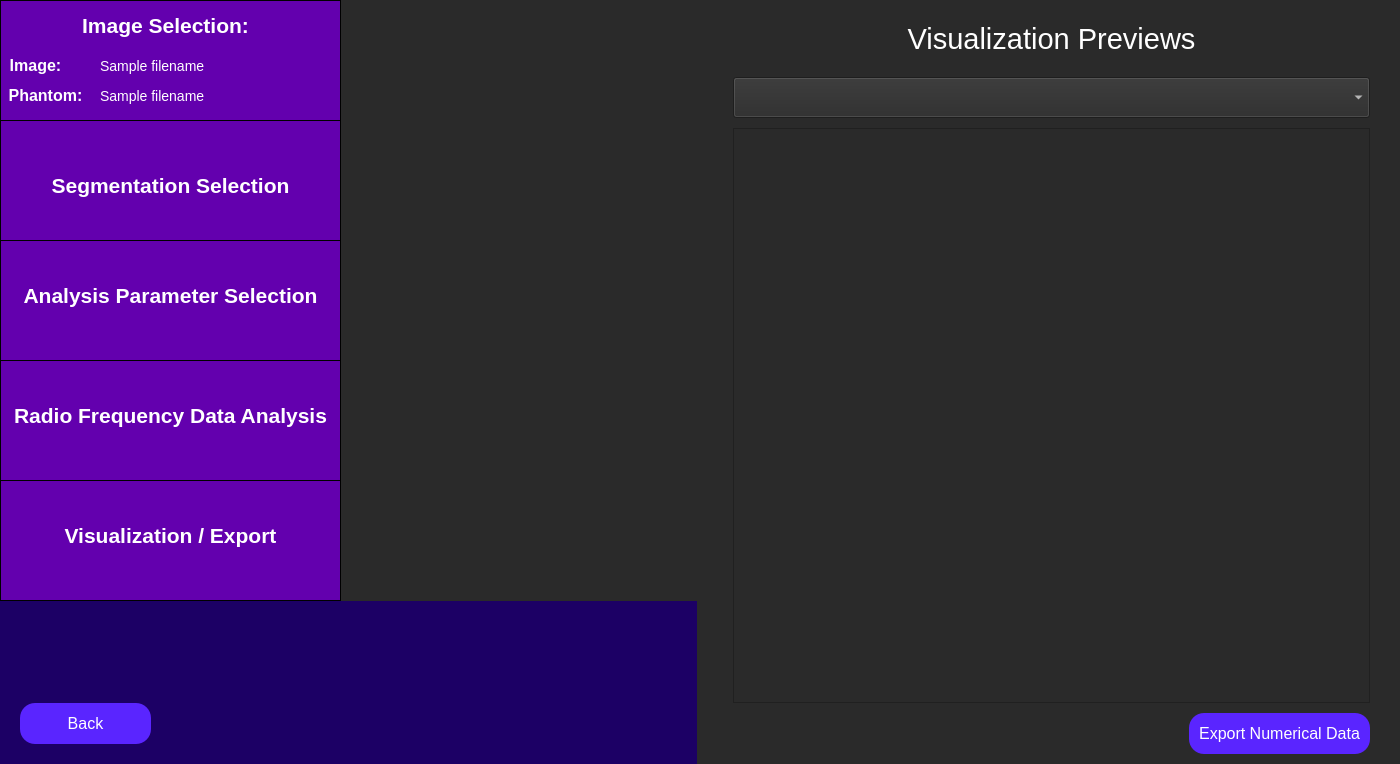
<?xml version="1.0" encoding="UTF-8"?>
<ui version="4.0">
 <class>visualization_preview_2d</class>
 <widget class="QWidget" name="visualization_preview_2d">
  <property name="geometry">
   <rect>
    <x>0</x>
    <y>0</y>
    <width>1400</width>
    <height>764</height>
   </rect>
  </property>
  <property name="minimumSize">
   <size>
    <width>1400</width>
    <height>662</height>
   </size>
  </property>
  <property name="windowTitle">
   <string>Select Region of Interest</string>
  </property>
  <property name="styleSheet">
   <string notr="true">QWidget {
	background: rgb(42, 42, 42);
}</string>
  </property>
  <layout class="QVBoxLayout" name="main_layout">
   <property name="leftMargin">
    <number>0</number>
   </property>
   <property name="topMargin">
    <number>0</number>
   </property>
   <property name="rightMargin">
    <number>0</number>
   </property>
   <property name="bottomMargin">
    <number>0</number>
   </property>
   <item>
    <layout class="QHBoxLayout" name="full_screen_layout" stretch="0,0">
     <item>
      <layout class="QVBoxLayout" name="side_bar_layout" stretch="0,0">
       <property name="spacing">
        <number>0</number>
       </property>
       <property name="sizeConstraint">
        <enum>QLayout::SetMaximumSize</enum>
       </property>
       <item>
        <widget class="QWidget" name="sidebar" native="true">
         <property name="minimumSize">
          <size>
           <width>341</width>
           <height>601</height>
          </size>
         </property>
         <property name="maximumSize">
          <size>
           <width>241</width>
           <height>601</height>
          </size>
         </property>
         <property name="toolTip">
          <string>&lt;html&gt;&lt;head/&gt;&lt;body&gt;&lt;p&gt;&lt;br/&gt;&lt;/p&gt;&lt;/body&gt;&lt;/html&gt;</string>
         </property>
         <property name="styleSheet">
          <string notr="true">QWidget {
	background-color: rgb(28, 0, 101);
}</string>
         </property>
         <widget class="QFrame" name="imageSelectionSidebar">
          <property name="geometry">
           <rect>
            <x>0</x>
            <y>0</y>
            <width>341</width>
            <height>121</height>
           </rect>
          </property>
          <property name="minimumSize">
           <size>
            <width>341</width>
            <height>121</height>
           </size>
          </property>
          <property name="maximumSize">
           <size>
            <width>341</width>
            <height>121</height>
           </size>
          </property>
          <property name="styleSheet">
           <string notr="true">QFrame {
	background-color: rgb(99, 0, 174);
	border: 1px solid black;
}</string>
          </property>
          <property name="frameShape">
           <enum>QFrame::StyledPanel</enum>
          </property>
          <property name="frameShadow">
           <enum>QFrame::Raised</enum>
          </property>
          <widget class="QLabel" name="imageSelectionLabelSidebar">
           <property name="geometry">
            <rect>
             <x>70</x>
             <y>0</y>
             <width>191</width>
             <height>51</height>
            </rect>
           </property>
           <property name="styleSheet">
            <string notr="true">QLabel {
	font-size: 21px;
	color: rgb(255, 255, 255);
	background-color: rgba(255, 255, 255, 0);
	border: 0px;
	font-weight: bold;
}</string>
           </property>
           <property name="text">
            <string>Image Selection:</string>
           </property>
           <property name="alignment">
            <set>Qt::AlignCenter</set>
           </property>
          </widget>
          <widget class="QLabel" name="imageLabel">
           <property name="geometry">
            <rect>
             <x>-60</x>
             <y>40</y>
             <width>191</width>
             <height>51</height>
            </rect>
           </property>
           <property name="styleSheet">
            <string notr="true">QLabel {
	font-size: 16px;
	color: rgb(255, 255, 255);
	background-color: rgba(255, 255, 255, 0);
	border: 0px;
	font-weight: bold;
}</string>
           </property>
           <property name="text">
            <string>Image:</string>
           </property>
           <property name="alignment">
            <set>Qt::AlignCenter</set>
           </property>
          </widget>
          <widget class="QLabel" name="phantomLabel">
           <property name="geometry">
            <rect>
             <x>-50</x>
             <y>70</y>
             <width>191</width>
             <height>51</height>
            </rect>
           </property>
           <property name="styleSheet">
            <string notr="true">QLabel {
	font-size: 16px;
	color: rgb(255, 255, 255);
	background-color: rgba(255, 255, 255, 0);
	border: 0px;
	font-weight: bold
}</string>
           </property>
           <property name="text">
            <string>Phantom:</string>
           </property>
           <property name="alignment">
            <set>Qt::AlignCenter</set>
           </property>
          </widget>
          <widget class="QLabel" name="image_path_input">
           <property name="geometry">
            <rect>
             <x>100</x>
             <y>40</y>
             <width>241</width>
             <height>51</height>
            </rect>
           </property>
           <property name="styleSheet">
            <string notr="true">QLabel {
	font-size: 14px;
	color: rgb(255, 255, 255);
	background-color: rgba(255, 255, 255, 0);
	border: 0px;
}</string>
           </property>
           <property name="text">
            <string>Sample filename </string>
           </property>
           <property name="alignment">
            <set>Qt::AlignLeading|Qt::AlignLeft|Qt::AlignVCenter</set>
           </property>
          </widget>
          <widget class="QLabel" name="phantom_path_input">
           <property name="geometry">
            <rect>
             <x>100</x>
             <y>70</y>
             <width>241</width>
             <height>51</height>
            </rect>
           </property>
           <property name="styleSheet">
            <string notr="true">QLabel {
	font-size: 14px;
	color: rgb(255, 255, 255);
	background-color: rgba(255, 255, 255, 0);
	border: 0px;
}</string>
           </property>
           <property name="text">
            <string>Sample filename </string>
           </property>
           <property name="alignment">
            <set>Qt::AlignLeading|Qt::AlignLeft|Qt::AlignVCenter</set>
           </property>
          </widget>
         </widget>
         <widget class="QFrame" name="roiSidebar">
          <property name="geometry">
           <rect>
            <x>0</x>
            <y>120</y>
            <width>341</width>
            <height>121</height>
           </rect>
          </property>
          <property name="maximumSize">
           <size>
            <width>341</width>
            <height>121</height>
           </size>
          </property>
          <property name="styleSheet">
           <string notr="true">QFrame {
	background-color: rgb(99, 0, 174);
	border: 1px solid black;
}</string>
          </property>
          <property name="frameShape">
           <enum>QFrame::StyledPanel</enum>
          </property>
          <property name="frameShadow">
           <enum>QFrame::Raised</enum>
          </property>
          <widget class="QLabel" name="roiSidebarLabel">
           <property name="geometry">
            <rect>
             <x>0</x>
             <y>40</y>
             <width>341</width>
             <height>51</height>
            </rect>
           </property>
           <property name="styleSheet">
            <string notr="true">QLabel {
	font-size: 21px;
	color: rgb(255, 255, 255);
	background-color: rgba(255, 255, 255, 0);
	border: 0px;
	font-weight: bold;
}</string>
           </property>
           <property name="text">
            <string>Segmentation Selection</string>
           </property>
           <property name="alignment">
            <set>Qt::AlignCenter</set>
           </property>
          </widget>
         </widget>
         <widget class="QFrame" name="rfAnalysisSidebar">
          <property name="geometry">
           <rect>
            <x>0</x>
            <y>360</y>
            <width>341</width>
            <height>121</height>
           </rect>
          </property>
          <property name="minimumSize">
           <size>
            <width>341</width>
            <height>121</height>
           </size>
          </property>
          <property name="maximumSize">
           <size>
            <width>341</width>
            <height>121</height>
           </size>
          </property>
          <property name="styleSheet">
           <string notr="true">QFrame {
	background-color:  rgb(99, 0, 174);
	border: 1px solid black;
}</string>
          </property>
          <property name="frameShape">
           <enum>QFrame::StyledPanel</enum>
          </property>
          <property name="frameShadow">
           <enum>QFrame::Raised</enum>
          </property>
          <widget class="QLabel" name="rfAnalysisLabel">
           <property name="geometry">
            <rect>
             <x>0</x>
             <y>30</y>
             <width>341</width>
             <height>51</height>
            </rect>
           </property>
           <property name="styleSheet">
            <string notr="true">QLabel {
	font-size: 21px;
	color: rgb(255, 255, 255);
	background-color: rgba(255, 255, 255, 0);
	border: 0px;
	font-weight: bold;
}</string>
           </property>
           <property name="text">
            <string>Radio Frequency Data Analysis</string>
           </property>
           <property name="alignment">
            <set>Qt::AlignCenter</set>
           </property>
          </widget>
         </widget>
         <widget class="QFrame" name="exportResultsSidebar">
          <property name="geometry">
           <rect>
            <x>0</x>
            <y>480</y>
            <width>341</width>
            <height>121</height>
           </rect>
          </property>
          <property name="minimumSize">
           <size>
            <width>341</width>
            <height>121</height>
           </size>
          </property>
          <property name="maximumSize">
           <size>
            <width>341</width>
            <height>121</height>
           </size>
          </property>
          <property name="styleSheet">
           <string notr="true">QFrame {
	background-color:  rgb(99, 0, 174);
	border: 1px solid black;
}</string>
          </property>
          <property name="frameShape">
           <enum>QFrame::StyledPanel</enum>
          </property>
          <property name="frameShadow">
           <enum>QFrame::Raised</enum>
          </property>
          <widget class="QLabel" name="exportResultsLabel">
           <property name="geometry">
            <rect>
             <x>20</x>
             <y>30</y>
             <width>301</width>
             <height>51</height>
            </rect>
           </property>
           <property name="styleSheet">
            <string notr="true">QLabel {
	font-size: 21px;
	color: rgb(255, 255, 255);
	background-color: rgba(255, 255, 255, 0);
	border: 0px;
	font-weight: bold;
}</string>
           </property>
           <property name="text">
            <string>Visualization / Export</string>
           </property>
           <property name="alignment">
            <set>Qt::AlignCenter</set>
           </property>
          </widget>
         </widget>
         <widget class="QFrame" name="analysisParamsSidebar">
          <property name="geometry">
           <rect>
            <x>0</x>
            <y>240</y>
            <width>341</width>
            <height>121</height>
           </rect>
          </property>
          <property name="maximumSize">
           <size>
            <width>341</width>
            <height>121</height>
           </size>
          </property>
          <property name="styleSheet">
           <string notr="true">QFrame {
	background-color: rgb(99, 0, 174);
	border: 1px solid black;
}</string>
          </property>
          <property name="frameShape">
           <enum>QFrame::StyledPanel</enum>
          </property>
          <property name="frameShadow">
           <enum>QFrame::Raised</enum>
          </property>
          <widget class="QLabel" name="analysisParamsLabel">
           <property name="geometry">
            <rect>
             <x>0</x>
             <y>30</y>
             <width>341</width>
             <height>51</height>
            </rect>
           </property>
           <property name="styleSheet">
            <string notr="true">QLabel {
	font-size: 21px;
	color: rgb(255, 255, 255);
	background-color: rgba(255, 255, 255, 0);
	border: 0px;
	font-weight:bold;
}</string>
           </property>
           <property name="text">
            <string>Analysis Parameter Selection</string>
           </property>
           <property name="alignment">
            <set>Qt::AlignCenter</set>
           </property>
          </widget>
         </widget>
        </widget>
       </item>
       <item>
        <widget class="QFrame" name="gridFrame">
         <property name="maximumSize">
          <size>
           <width>341</width>
           <height>16777215</height>
          </size>
         </property>
         <property name="styleSheet">
          <string notr="true">QFrame {
	background-color: rgb(28, 0, 101);
}</string>
         </property>
         <layout class="QGridLayout" name="backButtonGrid" rowstretch="0">
          <property name="sizeConstraint">
           <enum>QLayout::SetMinAndMaxSize</enum>
          </property>
          <property name="leftMargin">
           <number>10</number>
          </property>
          <property name="topMargin">
           <number>10</number>
          </property>
          <property name="rightMargin">
           <number>10</number>
          </property>
          <property name="bottomMargin">
           <number>10</number>
          </property>
          <item row="0" column="0">
           <widget class="QFrame" name="gridFrame_2">
            <property name="minimumSize">
             <size>
              <width>341</width>
              <height>0</height>
             </size>
            </property>
            <property name="maximumSize">
             <size>
              <width>341</width>
              <height>16777215</height>
             </size>
            </property>
            <property name="styleSheet">
             <string notr="true">QFrame {
	background-color: rgb(28, 0, 101);
}</string>
            </property>
            <layout class="QGridLayout" name="backButtonGrid_2" rowstretch="0,0">
             <property name="sizeConstraint">
              <enum>QLayout::SetMinAndMaxSize</enum>
             </property>
             <property name="leftMargin">
              <number>10</number>
             </property>
             <property name="topMargin">
              <number>10</number>
             </property>
             <property name="rightMargin">
              <number>10</number>
             </property>
             <property name="bottomMargin">
              <number>10</number>
             </property>
             <item row="0" column="0">
              <spacer name="verticalSpacer_2">
               <property name="orientation">
                <enum>Qt::Vertical</enum>
               </property>
               <property name="sizeHint" stdset="0">
                <size>
                 <width>20</width>
                 <height>40</height>
                </size>
               </property>
              </spacer>
             </item>
             <item row="1" column="1">
              <spacer name="horizontalSpacer">
               <property name="orientation">
                <enum>Qt::Horizontal</enum>
               </property>
               <property name="sizeHint" stdset="0">
                <size>
                 <width>40</width>
                 <height>20</height>
                </size>
               </property>
              </spacer>
             </item>
             <item row="1" column="0">
              <widget class="QPushButton" name="back_button">
               <property name="minimumSize">
                <size>
                 <width>131</width>
                 <height>41</height>
                </size>
               </property>
               <property name="maximumSize">
                <size>
                 <width>131</width>
                 <height>41</height>
                </size>
               </property>
               <property name="styleSheet">
                <string notr="true">QPushButton {
	color: white;
	font-size: 16px;
	background: rgb(90, 37, 255);
	border-radius: 15px;
}</string>
               </property>
               <property name="text">
                <string>Back</string>
               </property>
              </widget>
             </item>
            </layout>
           </widget>
          </item>
         </layout>
        </widget>
       </item>
      </layout>
     </item>
     <item>
      <layout class="QVBoxLayout" name="preview_layout" stretch="1,0,0,0">
       <property name="spacing">
        <number>10</number>
       </property>
       <property name="leftMargin">
        <number>30</number>
       </property>
       <property name="topMargin">
        <number>10</number>
       </property>
       <property name="rightMargin">
        <number>30</number>
       </property>
       <property name="bottomMargin">
        <number>10</number>
       </property>
       <item>
        <widget class="QLabel" name="visualization_preview_label">
         <property name="styleSheet">
          <string notr="true">QLabel {
	font-size: 29px;
	color: rgb(255, 255, 255);
	background-color: rgba(255, 255, 255, 0);
}</string>
         </property>
         <property name="text">
          <string>Visualization Previews</string>
         </property>
         <property name="textFormat">
          <enum>Qt::AutoText</enum>
         </property>
         <property name="scaledContents">
          <bool>false</bool>
         </property>
         <property name="alignment">
          <set>Qt::AlignCenter</set>
         </property>
         <property name="wordWrap">
          <bool>true</bool>
         </property>
        </widget>
       </item>
       <item>
        <widget class="QComboBox" name="visualization_dropdown">
         <property name="minimumSize">
          <size>
           <width>180</width>
           <height>41</height>
          </size>
         </property>
         <property name="maximumSize">
          <size>
           <width>16777215</width>
           <height>16777215</height>
          </size>
         </property>
         <property name="font">
          <font>
           <pointsize>16</pointsize>
          </font>
         </property>
         <property name="styleSheet">
          <string notr="true">QComboBox {
	color: white;
}</string>
         </property>
        </widget>
       </item>
       <item>
        <widget class="QFrame" name="visualization_display_frame">
         <property name="sizePolicy">
          <sizepolicy hsizetype="Expanding" vsizetype="Expanding">
           <horstretch>10</horstretch>
           <verstretch>10</verstretch>
          </sizepolicy>
         </property>
         <property name="minimumSize">
          <size>
           <width>501</width>
           <height>321</height>
          </size>
         </property>
         <property name="maximumSize">
          <size>
           <width>16777215</width>
           <height>16777215</height>
          </size>
         </property>
         <property name="frameShape">
          <enum>QFrame::StyledPanel</enum>
         </property>
         <property name="frameShadow">
          <enum>QFrame::Raised</enum>
         </property>
        </widget>
       </item>
       <item alignment="Qt::AlignRight|Qt::AlignVCenter">
        <widget class="QPushButton" name="export_numerical_data_button">
         <property name="minimumSize">
          <size>
           <width>181</width>
           <height>41</height>
          </size>
         </property>
         <property name="maximumSize">
          <size>
           <width>181</width>
           <height>41</height>
          </size>
         </property>
         <property name="styleSheet">
          <string notr="true">QPushButton {
	color: white;
	font-size: 16px;
	background: rgb(90, 37, 255);
	border-radius: 15px;
}</string>
         </property>
         <property name="text">
          <string>Export Numerical Data</string>
         </property>
        </widget>
       </item>
      </layout>
     </item>
    </layout>
   </item>
  </layout>
 </widget>
 <resources/>
 <connections/>
</ui>
